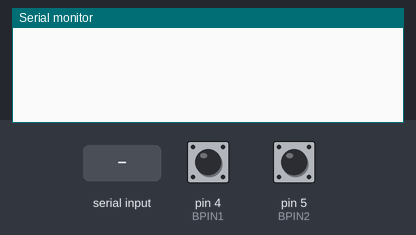
A sketch run on a simulated Arduino Uno, built with avr-gcc and run on an emulated ATmega328P. On the bench: the last lines printed to the serial monitor. Inputs (shaded band) come from the test bench; at power-on: pin 4 (BPIN1) HIGH, pin 5 (BPIN2) HIGH.

Above: at 1.2 s.
1.3 s: pin 4 (BPIN1) pulled LOW for 0.15 s
At 2.3 s:
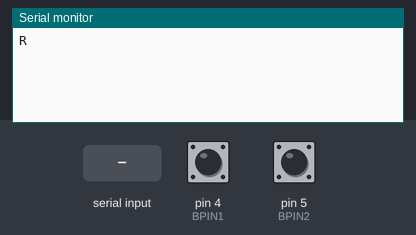
2.9 s: pin 5 (BPIN2) pulled LOW for 0.15 s
At 3.6 s:
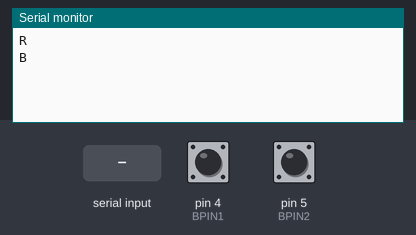
4.5 s: "1" received over the second serial link
At 5.7 s:
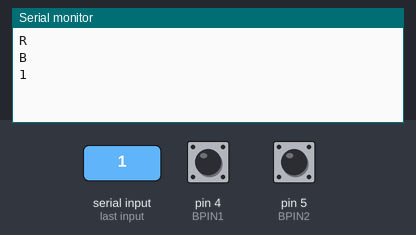
6.0 s: pin 4 (BPIN1) pulled LOW for 1 s
At 7.1 s:
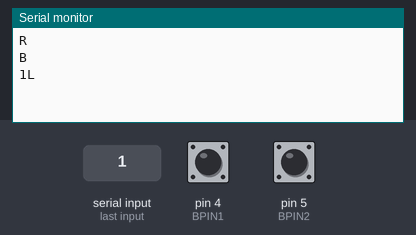
8.5 s: pin 5 (BPIN2) pulled LOW for 1 s
At 9.0 s:
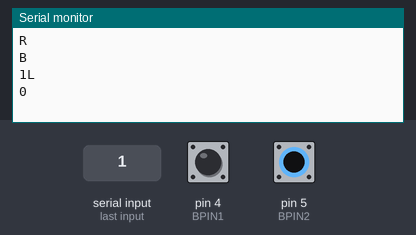
11.0 s: "2" received over the second serial link
At 12.1 s:
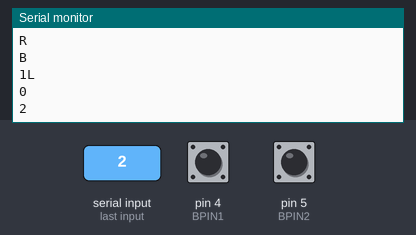

The sketch:

test.ino
```cpp
#include <SoftwareSerial.h>

SoftwareSerial BT(2, 3);

#define BPIN1 4
#define BPIN2 5

int state1 = HIGH;
int state2 = HIGH;

boolean LB = 0;
boolean RB = 0;
boolean preRB = 0;
boolean preLB = 0;

unsigned long previousMillis=0;
const long delayTime = 100;

void setup() {
  Serial.begin(9600);
  BT.begin(9600);

  pinMode(BPIN1, INPUT);
  digitalWrite(BPIN1, HIGH);
  pinMode(BPIN2, INPUT);
  digitalWrite(BPIN2, HIGH);
}

void loop() {
  unsigned long currentMillis = millis();
  if (BT.available())
  {
    Serial.write(BT.read());
  }
  if(currentMillis - previousMillis >= delayTime){
    previousMillis = currentMillis;
    Button();
  }
  if(preRB != RB || preLB != LB){
    preRB = RB;
    preLB = LB;
    signal();
  }
}

void signal(){
  if(RB && LB){
    Serial.println("B");
    BT.write('B');
  }
  else if(RB && !LB){
    Serial.println("R");
    BT.write('R');
  }
  else if(!RB && LB){
    Serial.println("L");
    BT.write('L');
  }
  else{
    Serial.println("0");
    BT.write('0');
  }
}

void Button(){
  int val1 = digitalRead(BPIN1);
  int val2 = digitalRead(BPIN2);

  if(state1!= val1){
    //Serial.print("R");
    if(!val1){
      RB = !RB;
    }
    state1 = val1;
    //Serial.println(val1, DEC);
  }
  if(state2 != val2){
    state2 = val2;
    if(!val2){
      LB = !LB;
    }
    //Serial.print("L");
    //Serial.println(val2, DEC);
  }
}
```

Measured:
- after the input at 1.3 s, the serial monitor: prints a new line at once (image 1)
- after the input at 2.9 s, the serial monitor: prints a new line at once (image 2)
- after the input at 4.5 s, the serial monitor: prints a new line at once (image 3)
- after the input at 6.0 s, the serial monitor: prints a new line at once (image 4)
- after the input at 8.5 s, the serial monitor: prints a new line at once (image 5)
- after the input at 11.0 s, the serial monitor: prints a new line at once (image 6)
